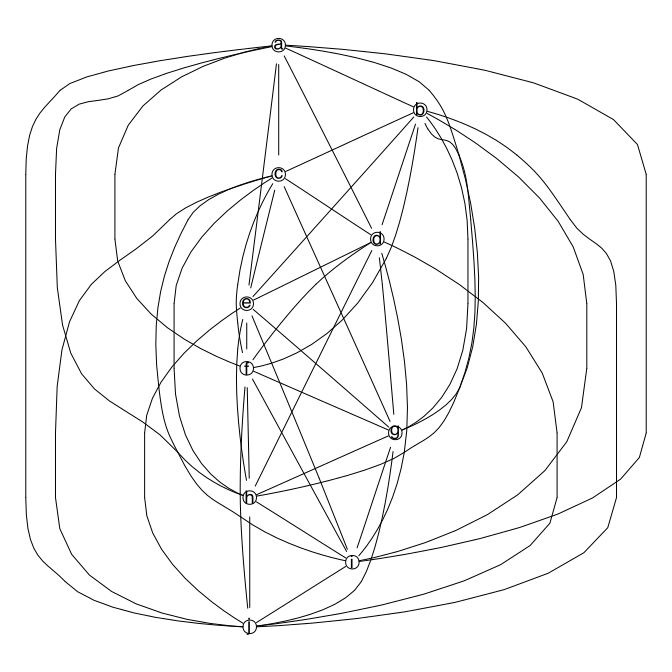

Write R code to recreate this figure.
# See graphviz.xml
if(require(graph) && require(Rgraphviz)) {

 library(XML)
 library(SVGAnnotation)
  
 set.seed(123)
 V <- letters[1:10]
 M <- 1:4
 g1 <- randomGraph(V, M, 0.8)
 x <- layoutGraph(g1)

 slotNames(x)

 gv = svgPlot(plot(x))
}
